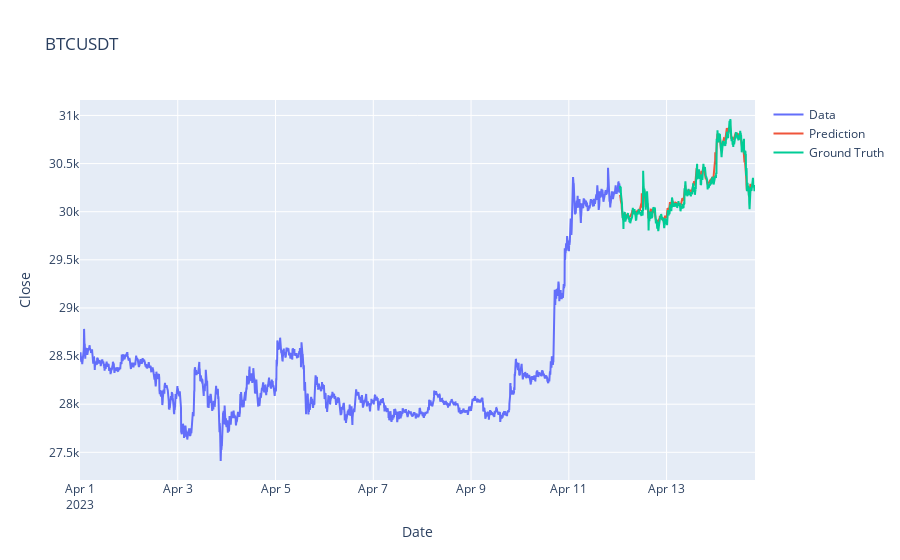

Notebook code cell kept with this figure:
### Markdown cell above
Посмотрим как модель вела себя во время тренировки

### Code cell
trace1 = go.Scatter(
    x = date_train,
    y = close_train,
    mode = 'lines',
    name = 'Data'
)
trace2 = go.Scatter(
    x = date_test,
    y = prediction,
    mode = 'lines',
    name = 'Prediction'
)
trace3 = go.Scatter(
    x = date_test,
    y = close_test,
    mode='lines',
    name = 'Ground Truth'
)

fig = go.Figure(data=[trace1, trace2, trace3], layout=layout)
fig.show()

### Figure 1 — Plotly figure (JSON) as saved in the notebook; plotly's stock layout.template omitted (floating-point values rounded to 4 significant figures; data arrays with more than 128 entries replaced by an {"elided": "..."} marker saying what was removed)
{"data": [{"mode": "lines", "name": "Data", "type": "scatter", "x": {"elided": "3182 str values"}, "y": {"elided": "3182 float values"}}, {"mode": "lines", "name": "Prediction", "type": "scatter", "x": {"elided": "796 str values"}, "y": {"elided": "774 float values"}}, {"mode": "lines", "name": "Ground Truth", "type": "scatter", "x": {"elided": "796 str values"}, "y": {"elided": "796 float values"}}], "layout": {"title": {"text": "BTCUSDT"}, "xaxis": {"title": {"text": "Date"}}, "yaxis": {"title": {"text": "Close"}}}}
